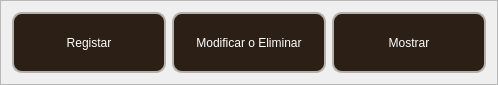
       <widget class="QFrame" name="frame_3">
        <property name="sizePolicy">
         <sizepolicy hsizetype="Expanding" vsizetype="Maximum">
          <horstretch>0</horstretch>
          <verstretch>0</verstretch>
         </sizepolicy>
        </property>
        <property name="minimumSize">
         <size>
          <width>0</width>
          <height>85</height>
         </size>
        </property>
        <property name="maximumSize">
         <size>
          <width>16777215</width>
          <height>85</height>
         </size>
        </property>
        <property name="layoutDirection">
         <enum>Qt::LeftToRight</enum>
        </property>
        <property name="autoFillBackground">
         <bool>false</bool>
        </property>
        <property name="styleSheet">
         <string notr="true">QPushButton{
font: 600 12pt &quot;Lexend&quot;;
background-color: rgb(44, 32, 22);
color: rgb(255, 255, 255);
border-radius:10px;
border:2px solid rgb(181, 175, 169);
min-width: 150px;
height: 40px;

}

QPushButton:hover{
background-color: qlineargradient(spread:pad, x1:0, y1:0, x2:1, y2:0, stop:0 rgba(44, 32, 22, 255), stop:1 rgba(181, 175, 169, 255));

}

QPushButton:pressed {
    background-color: rgb(117, 93, 72); /* El color que quieras al hacer clic */
    border: 2px solid rgb(44, 32, 22);   /* Opcional: cambiar el borde también */
}</string>
        </property>
        <property name="frameShape">
         <enum>QFrame::StyledPanel</enum>
        </property>
        <property name="frameShadow">
         <enum>QFrame::Raised</enum>
        </property>
        <layout class="QHBoxLayout" name="horizontalLayout_2" stretch="1,1,1">
         <item>
          <widget class="QPushButton" name="btn_registrar">
           <property name="sizePolicy">
            <sizepolicy hsizetype="Preferred" vsizetype="Preferred">
             <horstretch>0</horstretch>
             <verstretch>0</verstretch>
            </sizepolicy>
           </property>
           <property name="text">
            <string>Registar</string>
           </property>
           <property name="checkable">
            <bool>true</bool>
           </property>
           <property name="autoExclusive">
            <bool>false</bool>
           </property>
          </widget>
         </item>
         <item>
          <widget class="QPushButton" name="btn_modificar_eliminar">
           <property name="sizePolicy">
            <sizepolicy hsizetype="Preferred" vsizetype="Preferred">
             <horstretch>0</horstretch>
             <verstretch>0</verstretch>
            </sizepolicy>
           </property>
           <property name="minimumSize">
            <size>
             <width>154</width>
             <height>10</height>
            </size>
           </property>
           <property name="text">
            <string>Modificar o Eliminar</string>
           </property>
           <property name="checkable">
            <bool>true</bool>
           </property>
           <property name="autoExclusive">
            <bool>false</bool>
           </property>
          </widget>
         </item>
         <item>
          <widget class="QPushButton" name="btn_mostrar">
           <property name="sizePolicy">
            <sizepolicy hsizetype="Preferred" vsizetype="Preferred">
             <horstretch>0</horstretch>
             <verstretch>0</verstretch>
            </sizepolicy>
           </property>
           <property name="text">
            <string>Mostrar</string>
           </property>
           <property name="checkable">
            <bool>true</bool>
           </property>
           <property name="autoExclusive">
            <bool>false</bool>
           </property>
           <property name="default">
            <bool>false</bool>
           </property>
           <property name="flat">
            <bool>false</bool>
           </property>
          </widget>
         </item>
        </layout>
       </widget>
